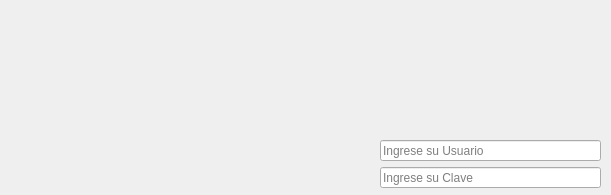
<?xml version="1.0" encoding="UTF-8"?>
<ui version="4.0">
 <class>Login</class>
 <widget class="QDialog" name="Login">
  <property name="geometry">
   <rect>
    <x>0</x>
    <y>0</y>
    <width>611</width>
    <height>195</height>
   </rect>
  </property>
  <property name="windowTitle">
   <string>Acceso al Sistema</string>
  </property>
  <widget class="QWidget" name="">
   <property name="geometry">
    <rect>
     <x>380</x>
     <y>140</y>
     <width>221</width>
     <height>48</height>
    </rect>
   </property>
   <layout class="QVBoxLayout" name="verticalLayout">
    <item>
     <widget class="QLineEdit" name="leUsername">
      <property name="placeholderText">
       <string>Ingrese su Usuario</string>
      </property>
     </widget>
    </item>
    <item>
     <widget class="QLineEdit" name="leUserPassword">
      <property name="echoMode">
       <enum>QLineEdit::Password</enum>
      </property>
      <property name="placeholderText">
       <string>Ingrese su Clave</string>
      </property>
     </widget>
    </item>
   </layout>
  </widget>
 </widget>
 <resources/>
 <connections/>
</ui>
